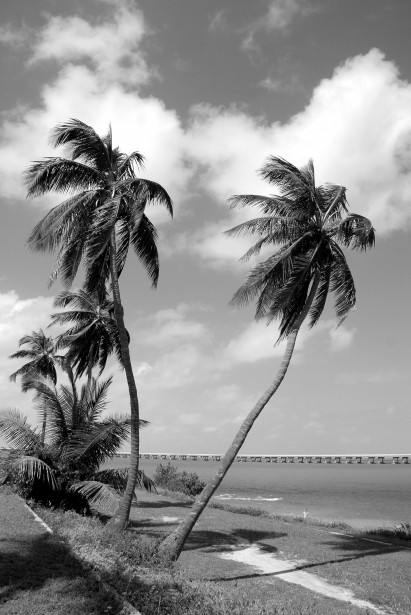
#> input picture colab_img/histogram_equaliztion.jpg, 411 x 615 px, found by its file name
$ jupyter execute HistogramEqualization_CLAHE.ipynb
#> lines starting #> are read from the running program, lines starting #| are printed output that depends on the picture
[cell 1]
import cv2
import numpy as np
import matplotlib.pyplot as plt

[cell 2]
image = cv2.imread("/content/drive/MyDrive/colab_img/histogram_equaliztion.jpg")
#> image is the input picture: shape (615, 411, 3); min 0, max 255, mean 142.3
image = cv2.cvtColor(image, cv2.COLOR_BGR2GRAY)
#> image: shape (615, 411)

def show(image):
  plt.axis("off")
  plt.imshow(image, cmap="gray")
  plt.show()

equalization = cv2.equalizeHist(image)
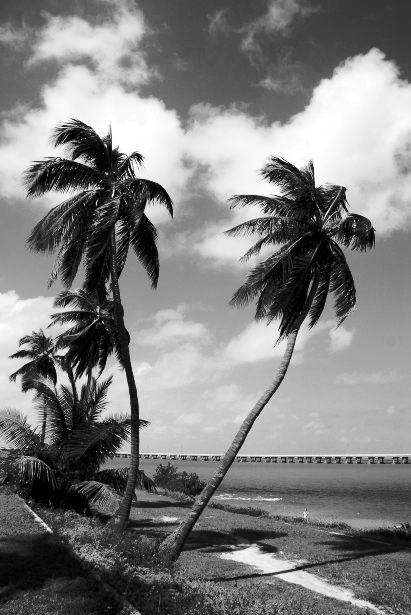
#> equalization: shape (615, 411); min 0, max 255, mean 127.6

show(image)
show(equalization)

[cell 3]
show(image)
clahe = cv2.createCLAHE(clipLimit = 2.0, tileGridSize=(8,8))
clahe_image = clahe.apply(image)
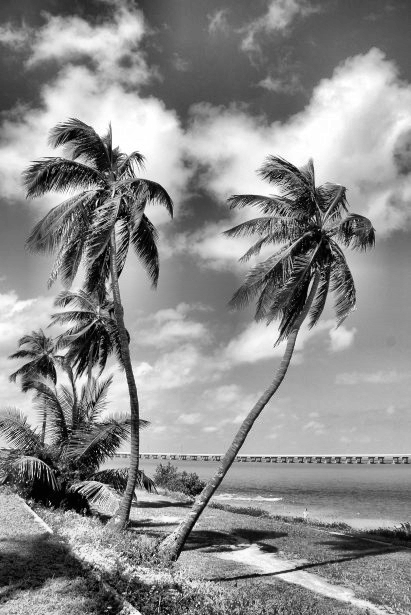
#> clahe_image: shape (615, 411); min 0, max 255, mean 140.8
show(equalization)
show(clahe_image)
